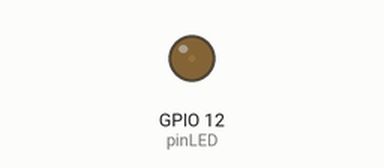
Recording of a sketch running on a simulated ESP32. Shown: output pins drawn as LEDs (lit = HIGH).

Above: at 0.05 s.
At 0.95 s:
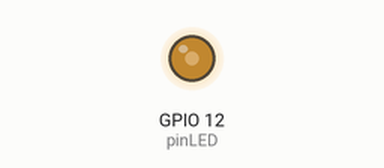
At 1.85 s:
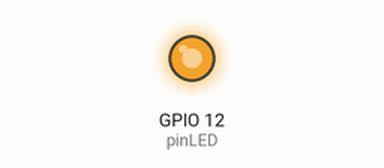
At 3.65 s:
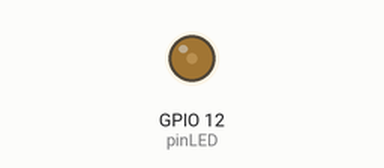
Timing chart, 0 to 5.3 s (numbered marks = the images above):
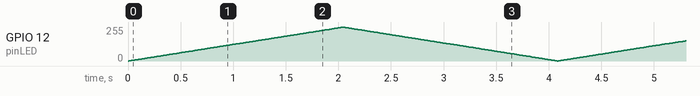

The sketch:

sketch_apr3c.ino
```cpp
unsigned char PWM=0;
unsigned long current_time=0, start_time=0;
int sent=0;

#define freq 500
#define bits 8
#define transition_time 2048/256 //2048ms -- Tempo, em milisegundos, que demora a percorrer do 0 até 255
#define pinLED 12

void setup() {
  Serial.begin(115200);
  ledcAttach(pinLED, freq, bits);
  start_time=millis();
}

void loop() {
  current_time=millis();
  if(current_time-start_time>=transition_time){
    if(PWM==255){
      sent=1;
    }else if(PWM==0){
      sent=0;
    }
    if(sent==0){
      PWM++;
    }else{
      PWM--;
    }
    ledcWrite(pinLED, PWM);
    start_time+=transition_time;
  }
}
```
